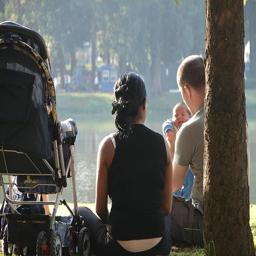
#> input picture DownloadData/colorlization/pix2pix/trainB/1022454428_b6b660a67b.jpg, 256 x 256 px, found by its file name; its folder holds 4 pictures in this run
$ python color_to_gray.py
#> lines starting #> are read from the running program, lines starting #| are printed output that depends on the picture
import cv2
import os

# 컬러사진 경로, 흑백화하고 저장할 경로 지정
color_image_path = r'C:\jsj\MMC\FirstExam\MiniProject\DownloadData\colorlization\pix2pix\trainB'
saved_gray_image_path = r'C:\jsj\MMC\FirstExam\MiniProject\DownloadData\colorlization\pix2pix\trainA'

# 저장할 주소 지정
os.makedirs(saved_gray_image_path, exist_ok=True)

# Process each image
for filename in os.listdir(color_image_path):
    # Construct full file paths
    input_file = os.path.join(color_image_path, filename)
    output_file = os.path.join(saved_gray_image_path, filename)

    # lower을 사용해 대소문자 구분 안함. jpg사진만 처리
    if filename.lower().endswith('.jpg'):
        try:
            # 컬러이미지 읽어옴
            color_image = cv2.imread(input_file)
#> color_image is the input picture: shape (256, 256, 3); mean B, G, R 89.2, 92.1, 91.4

            # 컬러 이미지를 흑백이미지로 변환
            gray_image = cv2.cvtColor(color_image, cv2.COLOR_BGR2GRAY)
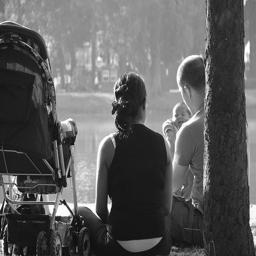
#> gray_image: shape (256, 256); min 3, max 255, mean 91.5

            # 흑백변환한 사진 저장
            cv2.imwrite(output_file, gray_image)
        except Exception as e:
            print(f"Error processing file {filename}: {e}")
#> pass 2 of the loop `for filename in os.listdir(color_image_path):`:
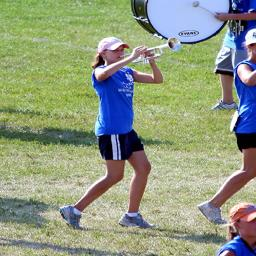
#> input picture DownloadData/colorlization/pix2pix/trainB/1153704539_542f7aa3a5.jpg, 256 x 256 px, found by its file name
#> color_image is the input picture: shape (256, 256, 3); mean B, G, R 128.3, 153.4, 143.9
#> `gray_image = cv2.cvtColor(color_image, cv2.COLOR_BGR2GRAY)`:
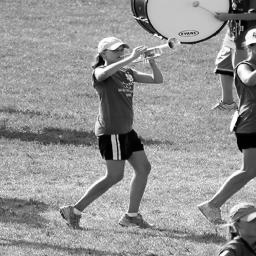
#> gray_image: shape (256, 256); min 0, max 255, mean 147.7
#> pass 3 of the loop `for filename in os.listdir(color_image_path):`:
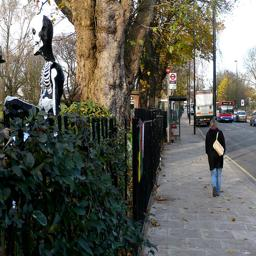
#> input picture DownloadData/colorlization/pix2pix/trainB/2065875490_a46b58c12b.jpg, 256 x 256 px, found by its file name
#> color_image is the input picture: shape (256, 256, 3); mean B, G, R 85.8, 94.1, 94.5
#> `gray_image = cv2.cvtColor(color_image, cv2.COLOR_BGR2GRAY)`:
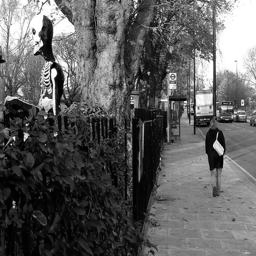
#> gray_image: shape (256, 256); min 0, max 255, mean 93.3
#> the loop made 4 passes; the first 3 are shown
